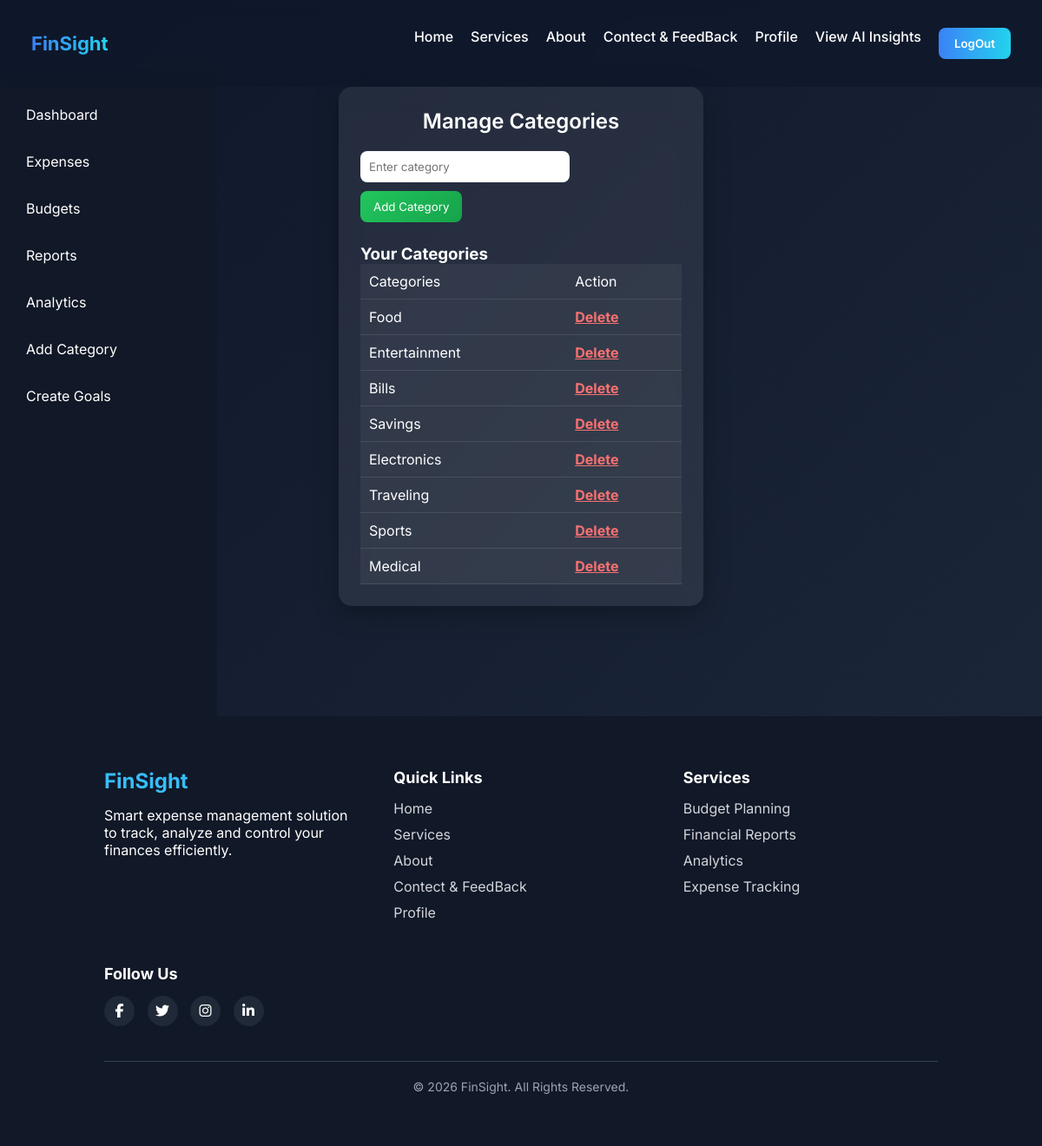
The app's page /category/ (signed in) with its own data.
### app1/models.py (models this page shows, shortened)
class Category(models.Model):
    user = models.ForeignKey(reg_users, on_delete=models.CASCADE)
    name = models.CharField(max_length=100)

### app1/views.py (the view)
# urls.py: path('category/', views.category_page, name='category_page'),
def category_page(request):
    user_id = request.session.get('user_id')
    cat=Category.objects.filter(user=user_id)
    context={
        "categories": cat,
         'login':True
    }
    return render(request,"category.html",context)

### app1/templates/category.html (shortened to what this page needs)
{% extends "dashboard.html" %}
{% block dash %}
<div class="category-container">
    <h2>Manage Categories</h2>
    <form method="POST" action="{% url "add_category" %}" onsubmit="return validateCategory()">
        <input type="text" id="name" name="name" placeholder="Enter category">
        <button type="submit">Add Category</button>
    </form>
    <div class="category-list">
        <h3>Your Categories</h3>
        <table>
        <tr>
            <td>Categories</td>
            <td>Action</td>
        </tr>
        {% for cat in categories %}
        <tr>
            <td>{{ cat.name }}</td>
            <td>
                <a href="{% url 'delete_category' cat.id %}" class="action-btn">Delete</a>
            </td>
        </tr>
        {% endfor %}
        </table>
    </div>
</div>
{% endblock %}

### app1/static/css/style_index.css (style rules this page uses)
* { margin:0; padding:0; box-sizing:border-box; font-family:'Inter',sans-serif; }
body { background: linear-gradient(rgba(15,23,42,0.85), rgba(15,23,42,0.85)), url('https://images.unsplash.com/photo-1554224155-8d04cb21cd6c?q=80&w=2000&auto=format&fit=crop'); background-size:cover; background-position:center; background-attachment:fixed; color:white; scroll-behavior:smooth; min-height:100vh; display:flex; flex-direction:column; }

### app1/static/css/style_dashboard.css (style rules this page uses)
* { margin:0; padding:0; box-sizing:border-box; font-family:'Inter',sans-serif; }
body { display:flex; background:#0f172a; color:white; }

### app1/templates/category.html (style rules this page uses)
body { background: linear-gradient(135deg, #0f172a, #1e293b); font-family: 'Inter', sans-serif; }
.category-container { width: 420px; margin: 100px auto; padding: 25px; border-radius: 15px; background: rgba(255, 255, 255, 0.08); backdrop-filter: blur(15px); box-shadow: 0 8px 30px rgba(0,0,0,0.3); color: #fff; animation: fadeIn 0.5s ease-in-out; }
.category-container h2 { text-align: center; margin-bottom: 20px; font-weight: 600; }
input { width: 65%; padding: 10px; border-radius: 8px; border: none; outline: none; margin-right: 10px; }
.category-container button { padding: 10px 15px; background: linear-gradient(135deg, #22c55e, #16a34a); color: #fff; border: none; border-radius: 8px; cursor: pointer; transition: 0.3s; margin-top:10px; }
.category-list { margin-top: 25px; }
.category-list table { width: 100%; border-collapse: collapse; }
.category-list td { padding: 10px; background: rgba(255,255,255,0.05); border-bottom: 1px solid rgba(255,255,255,0.1); }
.action-btn { color: #f87171; cursor: pointer; font-weight: bold; }
@media (min-width: 1025px) { .category-container { width: 420px; margin: 100px auto; } }
@media (min-width: 1025px) { input { width: 65%; } }

### records on screen
Category: name "Food"
Category: name "Entertainment"
Category: name "Bills"
Category: name "Savings"
Category: name "Electronics"
Category: name "Traveling"
Category: name "Sports"
Category: name "Medical"
